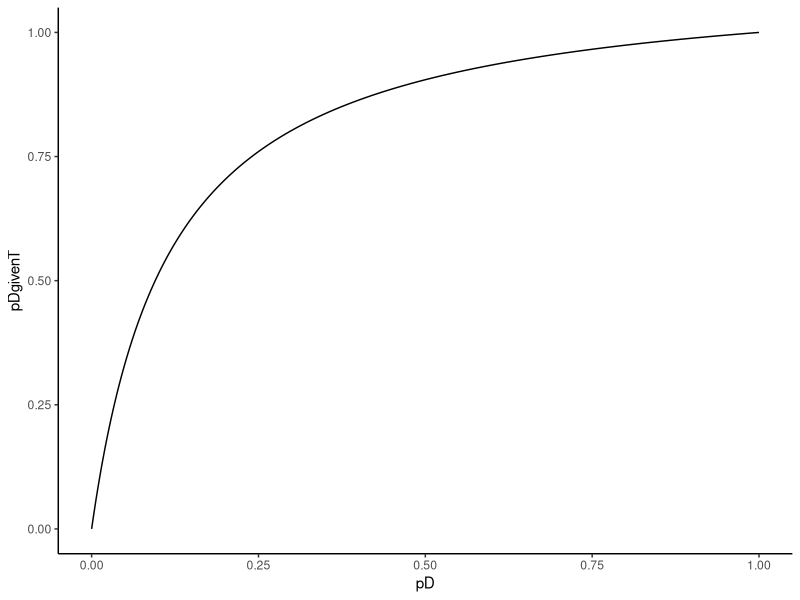

This figure's R source:
## ---- chunk 1

library(ggplot2)
pD = seq(0,1,by=0.001)
pTgivenD = 0.95
pTgiven_notD = 0.1

# law of total probability:
pT =  pTgivenD * pD + pTgiven_notD*(1-pD)

#Bayes Theorem:
pDgivenT = pTgivenD*pD/pT

dat = data.frame(pT = pD,pDgivenT = pDgivenT)

ggplot(dat,aes(x  = pD,y = pDgivenT)) +
  geom_line() +
  theme_classic()
